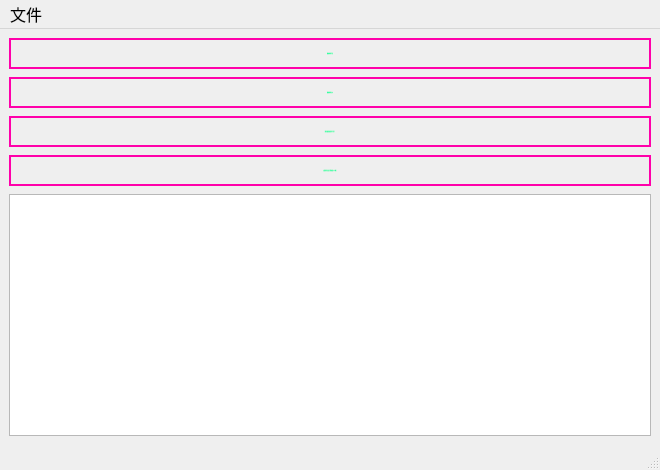
<?xml version="1.0" encoding="UTF-8"?>
<ui version="4.0">
 <class>MainWindow</class>
 <widget class="QMainWindow" name="MainWindow">
  <property name="geometry">
   <rect>
    <x>0</x>
    <y>0</y>
    <width>660</width>
    <height>470</height>
   </rect>
  </property>
  <property name="font">
   <font>
    <family>黑体</family>
    <pointsize>12</pointsize>
   </font>
  </property>
  <property name="windowTitle">
   <string>MainWindow</string>
  </property>
  <widget class="QWidget" name="centralwidget">
   <property name="font">
    <font>
     <family>微软雅黑</family>
     <pointsize>12</pointsize>
    </font>
   </property>
   <layout class="QVBoxLayout" name="verticalLayout_2">
    <property name="spacing">
     <number>8</number>
    </property>
    <property name="bottomMargin">
     <number>6</number>
    </property>
    <item>
     <widget class="QPushButton" name="pushButton_1">
      <property name="minimumSize">
       <size>
        <width>0</width>
        <height>0</height>
       </size>
      </property>
      <property name="font">
       <font>
        <family>Courier New</family>
        <pointsize>-1</pointsize>
        <italic>false</italic>
        <bold>true</bold>
       </font>
      </property>
      <property name="mouseTracking">
       <bool>true</bool>
      </property>
      <property name="styleSheet">
       <string notr="true">QPushButton {
    background-color: transparent;
    color: #00FF9D;  /* 荧光绿 */
    border: 2px solid #FF00AA;
    border-radius: 0;
    padding: 12px 24px;
    font: bold 16px 'Courier New';
    text-transform: uppercase;
}
QPushButton:hover {
    background-color: rgba(255,0,170,0.1);
    text-shadow: 0 0 8px #00FF9D;
}
QPushButton:pressed {
    border-color: #00F0FF;
    color: #00F0FF;
}</string>
      </property>
      <property name="text">
       <string>基因序列分析</string>
      </property>
      <property name="flat">
       <bool>false</bool>
      </property>
     </widget>
    </item>
    <item>
     <widget class="QPushButton" name="pushButton_2">
      <property name="font">
       <font>
        <family>Courier New</family>
        <pointsize>-1</pointsize>
        <italic>false</italic>
        <bold>true</bold>
       </font>
      </property>
      <property name="styleSheet">
       <string notr="true">QPushButton {
    background-color: transparent;
    color: #00FF9D;  /* 荧光绿 */
    border: 2px solid #FF00AA;
    border-radius: 0;
    padding: 12px 24px;
    font: bold 16px 'Courier New';
    text-transform: uppercase;
}
QPushButton:hover {
    background-color: rgba(255,0,170,0.1);
    text-shadow: 0 0 8px #00FF9D;
}
QPushButton:pressed {
    border-color: #00F0FF;
    color: #00F0FF;
}</string>
      </property>
      <property name="text">
       <string>基因序列比对</string>
      </property>
     </widget>
    </item>
    <item>
     <widget class="QPushButton" name="pushButton_3">
      <property name="font">
       <font>
        <family>Courier New</family>
        <pointsize>-1</pointsize>
        <italic>false</italic>
        <bold>true</bold>
       </font>
      </property>
      <property name="styleSheet">
       <string notr="true">QPushButton {
    background-color: transparent;
    color: #00FF9D;  /* 荧光绿 */
    border: 2px solid #FF00AA;
    border-radius: 0;
    padding: 12px 24px;
    font: bold 16px 'Courier New';
    text-transform: uppercase;
}
QPushButton:hover {
    background-color: rgba(255,0,170,0.1);
    text-shadow: 0 0 8px #00FF9D;
}
QPushButton:pressed {
    border-color: #00F0FF;
    color: #00F0FF;
}</string>
      </property>
      <property name="text">
       <string>基因表达数据差异分析 </string>
      </property>
     </widget>
    </item>
    <item>
     <widget class="QPushButton" name="pushButton_4">
      <property name="font">
       <font>
        <family>Courier New</family>
        <pointsize>-1</pointsize>
        <italic>false</italic>
        <bold>true</bold>
       </font>
      </property>
      <property name="styleSheet">
       <string notr="true">QPushButton {
    background-color: transparent;
    color: #00FF9D;  /* 荧光绿 */
    border: 2px solid #FF00AA;
    border-radius: 0;
    padding: 12px 24px;
    font: bold 16px 'Courier New';
    text-transform: uppercase;
}
QPushButton:hover {
    background-color: rgba(255,0,170,0.1);
    text-shadow: 0 0 8px #00FF9D;
}
QPushButton:pressed {
    border-color: #00F0FF;
    color: #00F0FF;
}</string>
      </property>
      <property name="text">
       <string>绘制差异表达分析结果火山图</string>
      </property>
     </widget>
    </item>
    <item>
     <widget class="QTextEdit" name="textEdit"/>
    </item>
   </layout>
  </widget>
  <widget class="QMenuBar" name="menubar">
   <property name="geometry">
    <rect>
     <x>0</x>
     <y>0</y>
     <width>660</width>
     <height>17</height>
    </rect>
   </property>
   <widget class="QMenu" name="menu">
    <property name="title">
     <string>文件</string>
    </property>
    <addaction name="action"/>
   </widget>
   <addaction name="menu"/>
  </widget>
  <widget class="QStatusBar" name="statusbar"/>
  <action name="action">
   <property name="text">
    <string>保存</string>
   </property>
  </action>
 </widget>
 <resources/>
 <connections/>
</ui>
